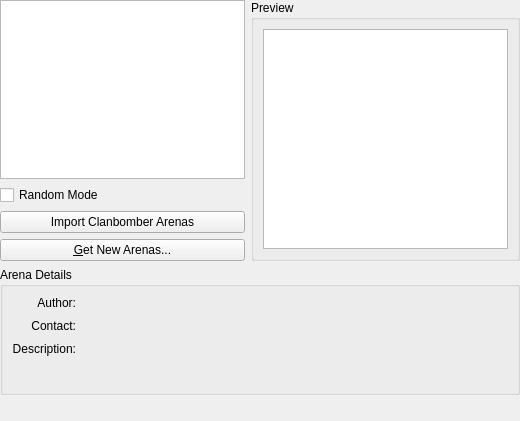
<?xml version="1.0" encoding="UTF-8"?>
<ui version="4.0">
 <class>ArenaSelectorBase</class>
 <widget class="QWidget" name="ArenaSelectorBase">
  <property name="geometry">
   <rect>
    <x>0</x>
    <y>0</y>
    <width>520</width>
    <height>421</height>
   </rect>
  </property>
  <layout class="QVBoxLayout" name="verticalLayout">
   <property name="margin">
    <number>0</number>
   </property>
   <item>
    <layout class="QHBoxLayout">
     <item>
      <layout class="QVBoxLayout">
       <item>
        <widget class="KListWidget" name="arenaList"/>
       </item>
       <item>
        <widget class="QCheckBox" name="kcfg_RandomArenaMode">
         <property name="text">
          <string>Random Mode</string>
         </property>
        </widget>
       </item>
       <item>
        <widget class="QPushButton" name="importArenas">
         <property name="text">
          <string>Import Clanbomber Arenas</string>
         </property>
        </widget>
       </item>
       <item>
        <widget class="QPushButton" name="getNewButton">
         <property name="text">
          <string>&amp;Get New Arenas...</string>
         </property>
        </widget>
       </item>
      </layout>
     </item>
     <item>
      <widget class="QGroupBox" name="groupBox_2">
       <property name="sizePolicy">
        <sizepolicy hsizetype="Expanding" vsizetype="Preferred">
         <horstretch>0</horstretch>
         <verstretch>0</verstretch>
        </sizepolicy>
       </property>
       <property name="title">
        <string>Preview</string>
       </property>
       <layout class="QVBoxLayout">
        <property name="spacing">
         <number>6</number>
        </property>
        <property name="margin">
         <number>9</number>
        </property>
        <item>
         <widget class="QGraphicsView" name="arenaPreview"/>
        </item>
       </layout>
      </widget>
     </item>
    </layout>
   </item>
   <item>
    <widget class="QGroupBox" name="groupBox">
     <property name="sizePolicy">
      <sizepolicy hsizetype="Expanding" vsizetype="Expanding">
       <horstretch>0</horstretch>
       <verstretch>0</verstretch>
      </sizepolicy>
     </property>
     <property name="title">
      <string>Arena Details</string>
     </property>
     <layout class="QGridLayout" name="gridLayout">
      <property name="spacing">
       <number>9</number>
      </property>
      <item row="0" column="1">
       <widget class="QLabel" name="arenaAuthor">
        <property name="sizePolicy">
         <sizepolicy hsizetype="Expanding" vsizetype="Minimum">
          <horstretch>0</horstretch>
          <verstretch>0</verstretch>
         </sizepolicy>
        </property>
        <property name="text">
         <string/>
        </property>
        <property name="alignment">
         <set>Qt::AlignLeading|Qt::AlignLeft|Qt::AlignTop</set>
        </property>
        <property name="wordWrap">
         <bool>true</bool>
        </property>
        <property name="openExternalLinks">
         <bool>false</bool>
        </property>
        <property name="textInteractionFlags">
         <set>Qt::LinksAccessibleByMouse</set>
        </property>
       </widget>
      </item>
      <item row="1" column="0">
       <widget class="QLabel" name="labelContact">
        <property name="text">
         <string>Contact:</string>
        </property>
        <property name="alignment">
         <set>Qt::AlignRight|Qt::AlignTop|Qt::AlignTrailing</set>
        </property>
       </widget>
      </item>
      <item row="1" column="1">
       <widget class="QLabel" name="arenaContact">
        <property name="sizePolicy">
         <sizepolicy hsizetype="Expanding" vsizetype="Minimum">
          <horstretch>0</horstretch>
          <verstretch>0</verstretch>
         </sizepolicy>
        </property>
        <property name="text">
         <string/>
        </property>
        <property name="alignment">
         <set>Qt::AlignLeading|Qt::AlignLeft|Qt::AlignTop</set>
        </property>
        <property name="wordWrap">
         <bool>true</bool>
        </property>
        <property name="openExternalLinks">
         <bool>true</bool>
        </property>
        <property name="textInteractionFlags">
         <set>Qt::LinksAccessibleByMouse</set>
        </property>
       </widget>
      </item>
      <item row="2" column="0">
       <widget class="QLabel" name="labelDescription">
        <property name="text">
         <string>Description:</string>
        </property>
        <property name="alignment">
         <set>Qt::AlignRight|Qt::AlignTop|Qt::AlignTrailing</set>
        </property>
       </widget>
      </item>
      <item row="2" column="1">
       <widget class="QLabel" name="arenaDescription">
        <property name="sizePolicy">
         <sizepolicy hsizetype="Expanding" vsizetype="Minimum">
          <horstretch>0</horstretch>
          <verstretch>0</verstretch>
         </sizepolicy>
        </property>
        <property name="text">
         <string/>
        </property>
        <property name="alignment">
         <set>Qt::AlignLeading|Qt::AlignLeft|Qt::AlignTop</set>
        </property>
        <property name="wordWrap">
         <bool>true</bool>
        </property>
        <property name="openExternalLinks">
         <bool>false</bool>
        </property>
        <property name="textInteractionFlags">
         <set>Qt::LinksAccessibleByMouse</set>
        </property>
       </widget>
      </item>
      <item row="0" column="0">
       <widget class="QLabel" name="labelAuthor">
        <property name="text">
         <string>Author:</string>
        </property>
        <property name="alignment">
         <set>Qt::AlignRight|Qt::AlignTop|Qt::AlignTrailing</set>
        </property>
       </widget>
      </item>
      <item row="3" column="0" colspan="2">
       <spacer name="verticalSpacer_2">
        <property name="orientation">
         <enum>Qt::Vertical</enum>
        </property>
        <property name="sizeHint" stdset="0">
         <size>
          <width>20</width>
          <height>40</height>
         </size>
        </property>
       </spacer>
      </item>
     </layout>
    </widget>
   </item>
   <item>
    <widget class="KLineEdit" name="kcfg_Arena">
     <property name="enabled">
      <bool>false</bool>
     </property>
     <property name="frame">
      <bool>false</bool>
     </property>
     <property name="readOnly">
      <bool>false</bool>
     </property>
    </widget>
   </item>
  </layout>
 </widget>
 <customwidgets>
  <customwidget>
   <class>KListWidget</class>
   <extends>QListWidget</extends>
   <header>klistwidget.h</header>
  </customwidget>
  <customwidget>
   <class>KLineEdit</class>
   <extends>QLineEdit</extends>
   <header>klineedit.h</header>
  </customwidget>
 </customwidgets>
 <resources/>
 <connections/>
</ui>
